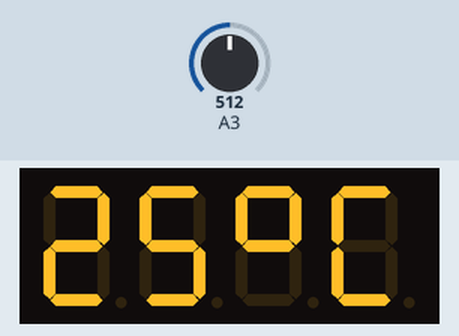
Simulated run of this sketch. Board: ATtiny85, built with avr-gcc and run on an emulated ATtiny85. Parts: 4-digit seven-segment display. Inputs (shaded band) come from the test bench; at power-on: A3 = 512.

Above: at 1.8 s.
1.9 s: A3 set to 716
At 3.2 s:
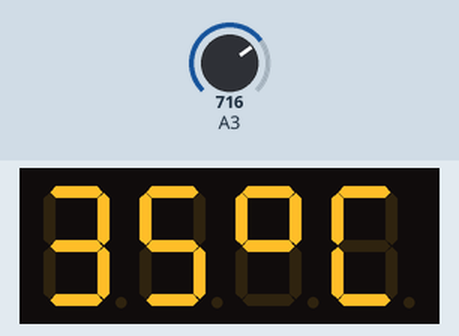
3.5 s: A3 set to 900
At 4.7 s:
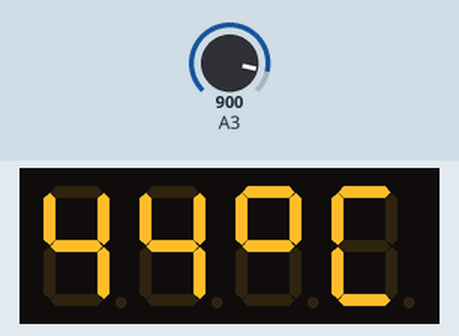
5.6 s: A3 set to 1023
At 7.3 s:
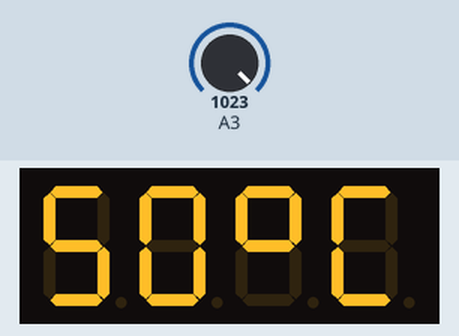
Timing chart, 0 to 8.8 s (numbered marks = the images above; inputs shaded):
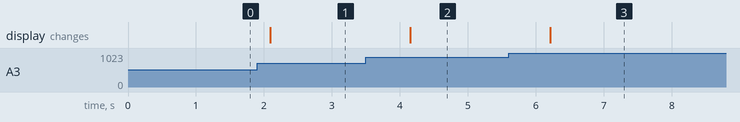

Measured:
- after the input at 1.9 s, the display: changes after 0.19 s (image 1)
- after the input at 3.5 s, the display: changes after 0.65 s (image 2)
- after the input at 5.6 s, the display: changes after 0.62 s (image 3)

The sketch:

attiny85_and_tmp36.ino
```cpp
#include <TinyWireM.h>
#include  <TM1637Display.h>
#define TEMP_PIN 3
const int CLK = 0;
const int DIO = 1;
TM1637Display display(CLK,DIO);
const uint8_t celesuis[]=
{
SEG_A | SEG_B |  SEG_F | SEG_G,
SEG_A | SEG_D |  SEG_E | SEG_F
};
void setup() {
  display.setBrightness(7);
}
void loop() {
  float temp = analogRead(TEMP_PIN);
  temp = temp * 500.0 / 1024.0;
  int displayTemp = int(temp * 10);
  displayTemp=ceil(displayTemp*0.01);
  display.showNumberDec(displayTemp,false,2,0);
  display.setSegments(celesuis,2,2);
  delay(1000);
}
```
